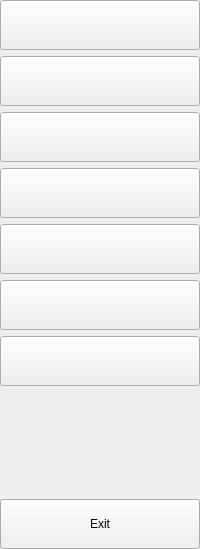
        <widget class="QWidget" name="icon_only_widget" native="true">
         <property name="minimumSize">
          <size>
           <width>60</width>
           <height>500</height>
          </size>
         </property>
         <layout class="QVBoxLayout" name="verticalLayout">
          <property name="leftMargin">
           <number>0</number>
          </property>
          <property name="topMargin">
           <number>0</number>
          </property>
          <property name="rightMargin">
           <number>0</number>
          </property>
          <property name="bottomMargin">
           <number>0</number>
          </property>
          <item>
           <widget class="QPushButton" name="pushButton_3">
            <property name="sizePolicy">
             <sizepolicy hsizetype="Preferred" vsizetype="Expanding">
              <horstretch>0</horstretch>
              <verstretch>0</verstretch>
             </sizepolicy>
            </property>
            <property name="minimumSize">
             <size>
              <width>50</width>
              <height>50</height>
             </size>
            </property>
            <property name="text">
             <string/>
            </property>
            <property name="icon">
             <iconset resource="../Desktop/resource.qrc">
              <normaloff>:/icons/icons_financial_app/side_bar.png</normaloff>
              <normalon>:/icons/icons_financial_app/side_bar.png</normalon>:/icons/icons_financial_app/side_bar.png</iconset>
            </property>
            <property name="iconSize">
             <size>
              <width>30</width>
              <height>30</height>
             </size>
            </property>
            <property name="checkable">
             <bool>true</bool>
            </property>
            <property name="autoExclusive">
             <bool>false</bool>
            </property>
           </widget>
          </item>
          <item>
           <widget class="QPushButton" name="home_button_1">
            <property name="sizePolicy">
             <sizepolicy hsizetype="Preferred" vsizetype="Expanding">
              <horstretch>0</horstretch>
              <verstretch>0</verstretch>
             </sizepolicy>
            </property>
            <property name="minimumSize">
             <size>
              <width>50</width>
              <height>50</height>
             </size>
            </property>
            <property name="text">
             <string/>
            </property>
            <property name="icon">
             <iconset resource="../Desktop/resource.qrc">
              <normaloff>:/icons/icons_financial_app/home_icon.png</normaloff>
              <normalon>:/icons/icons_financial_app/home_icon.png</normalon>:/icons/icons_financial_app/home_icon.png</iconset>
            </property>
            <property name="iconSize">
             <size>
              <width>30</width>
              <height>30</height>
             </size>
            </property>
            <property name="checkable">
             <bool>true</bool>
            </property>
            <property name="autoExclusive">
             <bool>true</bool>
            </property>
           </widget>
          </item>
          <item>
           <widget class="QPushButton" name="upload_button_1">
            <property name="sizePolicy">
             <sizepolicy hsizetype="Preferred" vsizetype="Expanding">
              <horstretch>0</horstretch>
              <verstretch>0</verstretch>
             </sizepolicy>
            </property>
            <property name="minimumSize">
             <size>
              <width>50</width>
              <height>50</height>
             </size>
            </property>
            <property name="text">
             <string/>
            </property>
            <property name="icon">
             <iconset resource="../Desktop/resource.qrc">
              <normaloff>:/icons/icons_financial_app/upload_icon.png</normaloff>
              <normalon>:/icons/icons_financial_app/upload_icon.png</normalon>:/icons/icons_financial_app/upload_icon.png</iconset>
            </property>
            <property name="iconSize">
             <size>
              <width>30</width>
              <height>30</height>
             </size>
            </property>
            <property name="checkable">
             <bool>true</bool>
            </property>
            <property name="autoExclusive">
             <bool>true</bool>
            </property>
           </widget>
          </item>
          <item>
           <widget class="QPushButton" name="file_button_1">
            <property name="sizePolicy">
             <sizepolicy hsizetype="Preferred" vsizetype="Expanding">
              <horstretch>0</horstretch>
              <verstretch>0</verstretch>
             </sizepolicy>
            </property>
            <property name="minimumSize">
             <size>
              <width>50</width>
              <height>50</height>
             </size>
            </property>
            <property name="text">
             <string/>
            </property>
            <property name="icon">
             <iconset resource="../Desktop/resource.qrc">
              <normaloff>:/icons/icons_financial_app/file_icon.png</normaloff>
              <normalon>:/icons/icons_financial_app/file_icon.png</normalon>:/icons/icons_financial_app/file_icon.png</iconset>
            </property>
            <property name="iconSize">
             <size>
              <width>30</width>
              <height>30</height>
             </size>
            </property>
            <property name="checkable">
             <bool>true</bool>
            </property>
            <property name="autoExclusive">
             <bool>true</bool>
            </property>
           </widget>
          </item>
          <item>
           <widget class="QPushButton" name="stats_button_1">
            <property name="sizePolicy">
             <sizepolicy hsizetype="Preferred" vsizetype="Expanding">
              <horstretch>0</horstretch>
              <verstretch>0</verstretch>
             </sizepolicy>
            </property>
            <property name="minimumSize">
             <size>
              <width>50</width>
              <height>50</height>
             </size>
            </property>
            <property name="text">
             <string/>
            </property>
            <property name="icon">
             <iconset resource="../Desktop/resource.qrc">
              <normaloff>:/icons/icons_financial_app/chart_icon.png</normaloff>
              <normalon>:/icons/icons_financial_app/chart_icon.png</normalon>:/icons/icons_financial_app/chart_icon.png</iconset>
            </property>
            <property name="iconSize">
             <size>
              <width>30</width>
              <height>30</height>
             </size>
            </property>
            <property name="checkable">
             <bool>true</bool>
            </property>
            <property name="autoExclusive">
             <bool>true</bool>
            </property>
           </widget>
          </item>
          <item>
           <widget class="QPushButton" name="profile_button_1">
            <property name="sizePolicy">
             <sizepolicy hsizetype="Preferred" vsizetype="Expanding">
              <horstretch>0</horstretch>
              <verstretch>0</verstretch>
             </sizepolicy>
            </property>
            <property name="minimumSize">
             <size>
              <width>50</width>
              <height>50</height>
             </size>
            </property>
            <property name="text">
             <string/>
            </property>
            <property name="icon">
             <iconset resource="../Desktop/resource.qrc">
              <normaloff>:/icons/icons_financial_app/profile_icon.png</normaloff>
              <normalon>:/icons/icons_financial_app/profile_icon.png</normalon>:/icons/icons_financial_app/profile_icon.png</iconset>
            </property>
            <property name="iconSize">
             <size>
              <width>30</width>
              <height>30</height>
             </size>
            </property>
            <property name="checkable">
             <bool>true</bool>
            </property>
            <property name="autoExclusive">
             <bool>true</bool>
            </property>
           </widget>
          </item>
          <item>
           <widget class="QPushButton" name="settings_button_1">
            <property name="sizePolicy">
             <sizepolicy hsizetype="Preferred" vsizetype="Expanding">
              <horstretch>0</horstretch>
              <verstretch>0</verstretch>
             </sizepolicy>
            </property>
            <property name="minimumSize">
             <size>
              <width>50</width>
              <height>50</height>
             </size>
            </property>
            <property name="text">
             <string/>
            </property>
            <property name="icon">
             <iconset resource="../Desktop/resource.qrc">
              <normaloff>:/icons/icons_financial_app/settings_icon.png</normaloff>
              <normalon>:/icons/icons_financial_app/settings_icon.png</normalon>:/icons/icons_financial_app/settings_icon.png</iconset>
            </property>
            <property name="iconSize">
             <size>
              <width>30</width>
              <height>30</height>
             </size>
            </property>
            <property name="checkable">
             <bool>true</bool>
            </property>
            <property name="autoExclusive">
             <bool>true</bool>
            </property>
           </widget>
          </item>
          <item>
           <spacer name="verticalSpacer">
            <property name="orientation">
             <enum>Qt::Orientation::Vertical</enum>
            </property>
            <property name="sizeHint" stdset="0">
             <size>
              <width>20</width>
              <height>107</height>
             </size>
            </property>
           </spacer>
          </item>
          <item>
           <widget class="QPushButton" name="exit_button_1">
            <property name="sizePolicy">
             <sizepolicy hsizetype="Preferred" vsizetype="Expanding">
              <horstretch>0</horstretch>
              <verstretch>0</verstretch>
             </sizepolicy>
            </property>
            <property name="minimumSize">
             <size>
              <width>50</width>
              <height>50</height>
             </size>
            </property>
            <property name="text">
             <string>Exit</string>
            </property>
            <property name="checkable">
             <bool>true</bool>
            </property>
            <property name="autoExclusive">
             <bool>true</bool>
            </property>
           </widget>
          </item>
         </layout>
        </widget>
